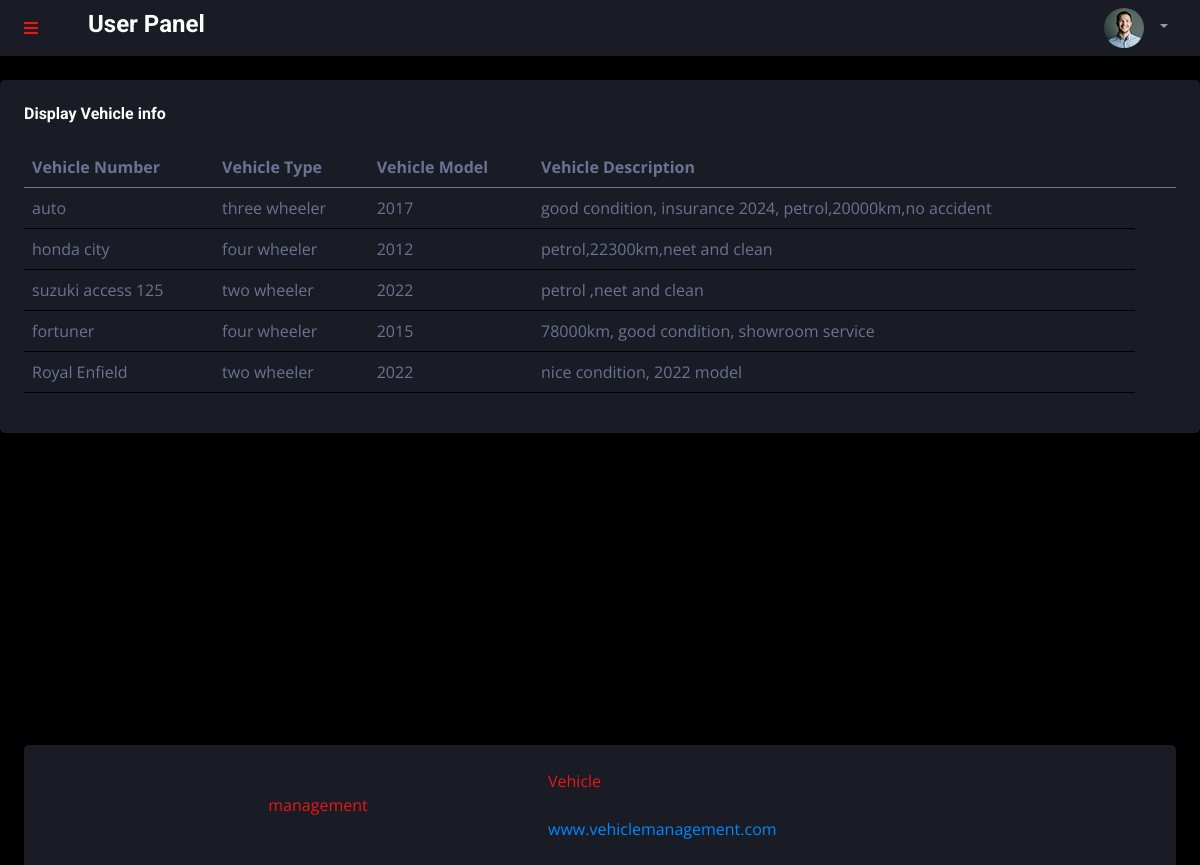
The page /displayuser/ on the database as committed earlier.
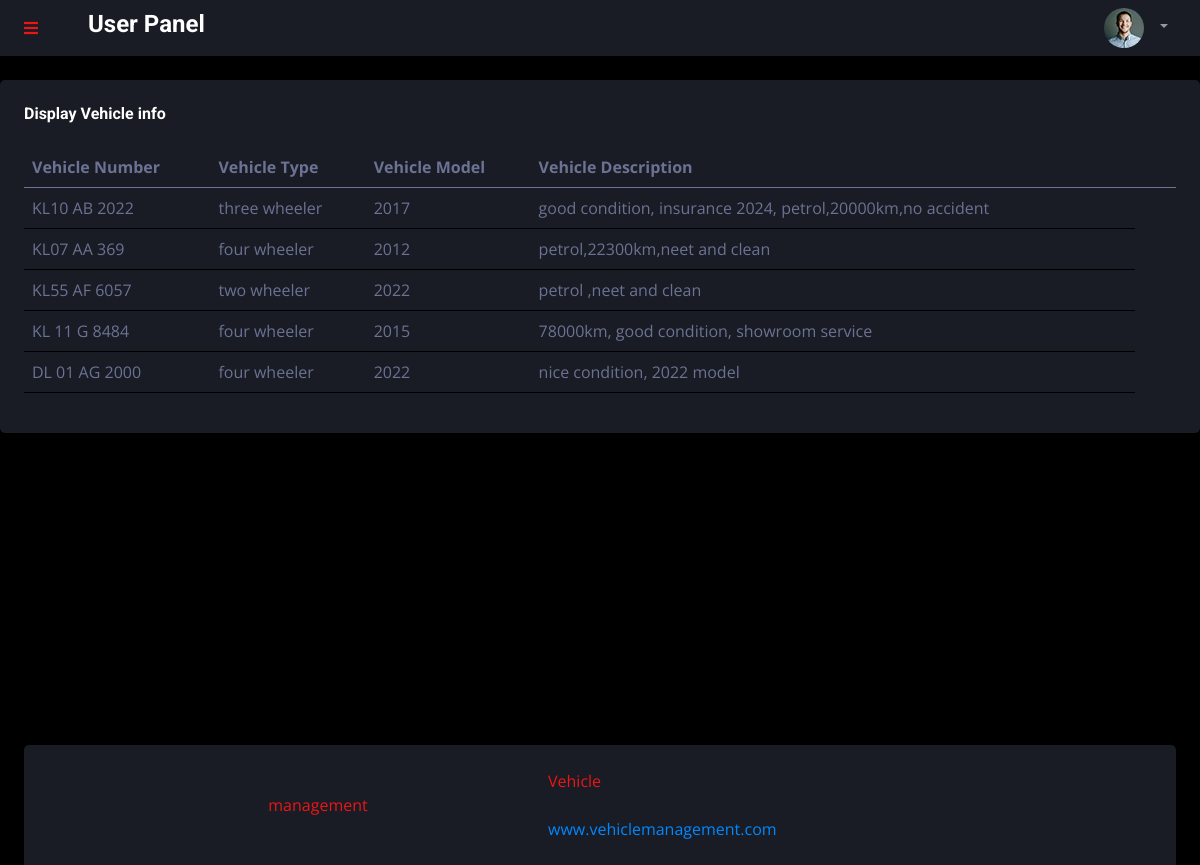
The same page on the database as committed later.
### backapp/models.py (models this page shows)
class vehicledb(models.Model):
    vname=models.CharField(max_length=100,null=True,blank=True)
    vtype=models.CharField(max_length=100,null=True,blank=True)
    vmodel=models.IntegerField(null=True,blank=True)
    vdescription=models.CharField(max_length=100,null=True,blank=True)

### backapp/views.py (the view)
# urls.py: path('displayuser/',views.displayuser,name="displayuser"),
def displayuser(req):
    data=vehicledb.objects.all()
    return render(req,"userdisplay.html",{'data':data})

### backapp/templates/userdisplay.html (shortened to what this page needs)
<!DOCTYPE html>
{% extends 'userindex.html' %}
{% block content %}
<html lang="en">
<head>
</head>
<body>
<div class="col-12">
                        <div class="bg-secondary rounded h-100 p-4">
                            <h6 class="mb-4">Display Vehicle info</h6>
                            <div class="table-responsive">
                                <table class="table">
                                    <thead>
                                        <tr>
                                            <th scope="col">Vehicle Number</th>
                                            <th scope="col">Vehicle Type</th>
                                            <th scope="col">Vehicle Model</th>
                                            <th scope="col">Vehicle Description</th>
                                            <th></th>
                                            <th></th>
                                        </tr>
                                    </thead>
                                    <tbody>
                                    {% for d in data %}
                                        <tr>
                                            <td>{{ d.vname }}</td>
                                            <td>{{ d.vtype }}</td>
                                            <td>{{ d.vmodel }}</td>
                                            <td>{{ d.vdescription }}</td>
                                        </tr>
                                   {% endfor %}
                                    </tbody>
                                </table>
                            </div>
                        </div>
                    </div>
</body>
</html>
{% endblock %}

Rows that differ between the two databases and show on the page:
changed vehicledb "three wheeler": vname "auto" → "KL10 AB 2022"
changed vehicledb "petrol,22300km,neet and clean": vname "honda city" → "KL07 AA 369"
changed vehicledb "two wheeler": vname "suzuki access 125" → "KL55 AF 6057"
changed vehicledb "78000km, good condition, showroom service": vname "fortuner" → "KL 11 G 8484"
changed vehicledb "nice condition, 2022 model": vname "Royal Enfield" → "DL 01 AG 2000"; vtype "two wheeler" → "four wheeler"
